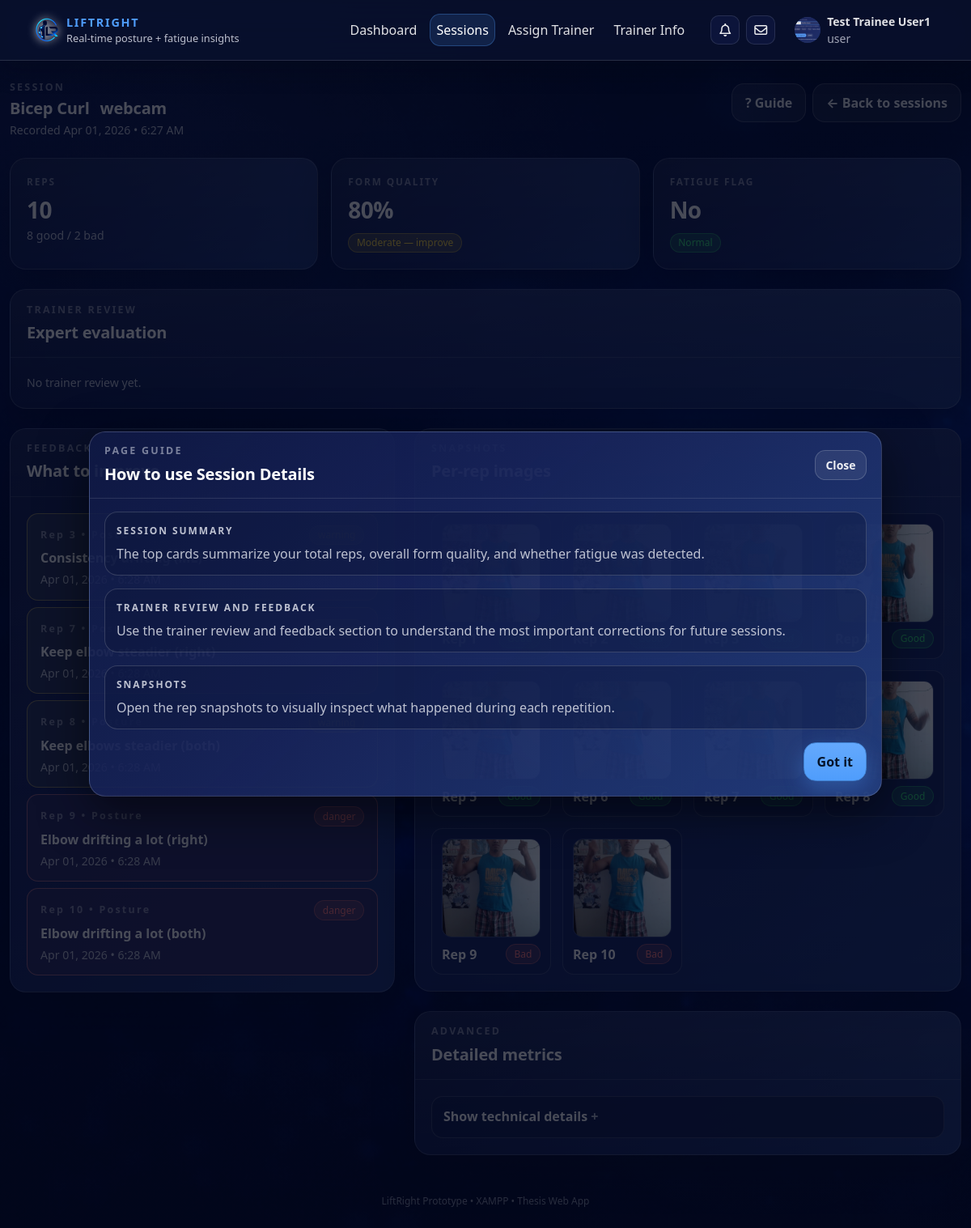
The app's page /web/trainee/session-view.php?log_id=174 (signed in) with its own data.
### tables this page shows
CREATE TABLE `users` (
  `user_id` int NOT NULL,
  `full_name` varchar(120) NOT NULL,
  `email` varchar(190) NOT NULL,
  `password_hash` varchar(255) NOT NULL,
  `role` enum('user','trainer','admin') NOT NULL DEFAULT 'user',
  `age` int DEFAULT NULL,
  `birthdate` date DEFAULT NULL,
  `gender` enum('male','female','other','prefer_not_to_say') DEFAULT NULL,
  `bio` text,
  `profile_photo` varchar(255) DEFAULT NULL,
  `qualification` varchar(190) DEFAULT NULL,
  `years_experience` tinyint UNSIGNED DEFAULT NULL,
  `specializations` json DEFAULT NULL,
  `accepting_trainees` tinyint(1) NOT NULL DEFAULT '1',
  `created_at` timestamp NOT NULL DEFAULT CURRENT_TIMESTAMP,
  `last_login` timestamp NULL DEFAULT NULL,
  `trainer_id` int DEFAULT NULL,
  `account_status` enum('pending','approved','rejected','suspended') NOT NULL DEFAULT 'pending',
  `twofa_enabled` tinyint(1) NOT NULL DEFAULT '1',
  `failed_login_attempts` int NOT NULL DEFAULT '0',
  `lock_until` datetime DEFAULT NULL,
  `last_failed_login` timestamp NULL DEFAULT NULL,
  `email_verified_at` datetime DEFAULT NULL,
  `theme` varchar(30) NOT NULL DEFAULT 'default'
);

CREATE TABLE `training_logs` (
  `log_id` bigint NOT NULL,
  `user_id` int NOT NULL,
  `exercise_type` enum('bicep_curl','shoulder_press','lateral_raise') NOT NULL,
  `source_type` enum('upload','webcam') NOT NULL DEFAULT 'upload',
  `video_path` varchar(255) DEFAULT NULL,
  `result_json_path` varchar(255) DEFAULT NULL,
  `reps_total` int NOT NULL DEFAULT '0',
  `reps_good` int NOT NULL DEFAULT '0',
  `reps_bad` int NOT NULL DEFAULT '0',
  `form_error_count` int NOT NULL DEFAULT '0',
  `fatigue_flag` tinyint(1) NOT NULL DEFAULT '0',
  `started_at` timestamp NULL DEFAULT NULL,
  `finished_at` timestamp NULL DEFAULT NULL,
  `processing_ms` int DEFAULT NULL,
  `created_at` timestamp NOT NULL DEFAULT CURRENT_TIMESTAMP
);

CREATE TABLE `feedback` (
  `feedback_id` bigint NOT NULL,
  `log_id` bigint NOT NULL,
  `feedback_type` enum('posture','fatigue','system','tip') NOT NULL DEFAULT 'posture',
  `severity` enum('info','warning','danger') NOT NULL DEFAULT 'info',
  `feedback_text` text NOT NULL,
  `created_at` timestamp NOT NULL DEFAULT CURRENT_TIMESTAMP,
  `feedback_meta` json DEFAULT NULL
);

CREATE TABLE `rep_metrics` (
  `rep_id` bigint NOT NULL,
  `log_id` bigint NOT NULL,
  `rep_index` int NOT NULL,
  `duration_ms` int DEFAULT NULL,
  `rom_score` float DEFAULT NULL,
  `trunk_sway` float DEFAULT NULL,
  `confidence_avg` float DEFAULT NULL,
  `form_label` varchar(16) NOT NULL DEFAULT 'good',
  `anomaly_score` float DEFAULT NULL,
  `created_at` timestamp NOT NULL DEFAULT CURRENT_TIMESTAMP,
  `rep_meta` json DEFAULT NULL
);

CREATE TABLE `rep_snapshots` (
  `snapshot_id` bigint NOT NULL,
  `log_id` bigint NOT NULL,
  `rep_index` int NOT NULL,
  `image_path` varchar(255) NOT NULL,
  `captured_at` timestamp NOT NULL DEFAULT CURRENT_TIMESTAMP
);

### web/trainee/session-view.php (the view, shortened to what the rows shown need)
<?php
require_once __DIR__ . '/../config/config.php';
$user_id = (int)$_SESSION['user_id'];
$log_id  = isset($_GET['log_id']) ? (int)$_GET['log_id'] : 0;
$stmt = $mysqli->prepare("
  SELECT log_id, user_id, exercise_type, source_type,
         video_path, result_json_path,
         reps_total, reps_good, reps_bad, form_error_count, fatigue_flag,
         started_at, finished_at, processing_ms,
         created_at
  FROM training_logs
  WHERE log_id = ? AND user_id = ?
  LIMIT 1
");
$stmt->bind_param("ii", $log_id, $user_id);
$stmt->execute();
$session = $stmt->get_result()->fetch_assoc();
$reps = [];
$stmt = $mysqli->prepare("
  SELECT
    rm.rep_index,
    rm.duration_ms,
    rm.rom_score,
    rm.trunk_sway,
    rm.confidence_avg,
    rm.form_label,
    rm.anomaly_score,
    rs.image_path AS snapshot_path
  FROM rep_metrics rm
  LEFT JOIN rep_snapshots rs
    ON rs.log_id = rm.log_id
   AND rs.rep_index = rm.rep_index
  WHERE rm.log_id = ?
  ORDER BY rm.rep_index ASC
");
$stmt->bind_param("i", $log_id);
$stmt->execute();
$res = $stmt->get_result();
while ($r = $res->fetch_assoc()) $reps[] = $r;
$feedback = [];
$stmt = $mysqli->prepare("
  SELECT feedback_type, severity, feedback_text, feedback_meta, created_at
  FROM feedback
  WHERE log_id = ?
  ORDER BY created_at ASC
");
$stmt->bind_param("i", $log_id);
$stmt->execute();
$res = $stmt->get_result();
while ($f = $res->fetch_assoc()) $feedback[] = $f;
function formatExercise(string $ex): string {
  return match($ex) {
    'shoulder_press' => 'Shoulder Press',
    'bicep_curl'     => 'Bicep Curl',
    'lateral_raise'  => 'Lateral Raise',
    default          => ucwords(str_replace('_',' ', $ex)),
  };
}
function formPct(int $good, int $total): int {
  return ($total > 0) ? (int)round(($good / $total) * 100) : 0;
}
function formBadge(int $pct): string {
  if ($pct >= 70) return 'lr-badge lr-badge-warning';
  return 'lr-badge lr-badge-danger';
}
function severityBadge(string $sev): string {
  return match($sev) {
    'danger'  => 'lr-badge lr-badge-danger',
    'warning' => 'lr-badge lr-badge-warning',
    default   => 'lr-badge lr-badge-good',
  };
}
$good = (int)$session['reps_good'];
$total = (int)$session['reps_total'];
$pct = formPct($good, $total);
require __DIR__ . '/../includes/head.php';
?>
<body>
<?php require __DIR__ . '/../includes/navbar.php'; ?>
<div class="lr-page-wrapper">
  <div class="container lr-main-container py-4">
    <div class="row mb-4 align-items-center">
      <div class="col-md-8">
        <div class="lr-section-title mb-1">Session</div>
        <h1 class="lr-section-heading mb-1">
          <?= h(formatExercise((string)$session['exercise_type'])) ?>
          <span class="ms-2 lr-chip-exercise"><?= h((string)$session['source_type']) ?></span>
        </h1>
        <p class="lr-stat-subtext mb-0">
          Recorded <?= h(date("M d, Y • g:i A", strtotime((string)$session['created_at']))) ?>
        </p>
      </div>
    </div>
    <div class="row g-3 mb-4 lr-summary-row">
      <div class="col-md-4">
        <div class="lr-card h-100">
          <div class="lr-card-body">
            <div class="lr-stat-label">Reps</div>
            <div class="lr-stat-value mt-1"><?= (int)$session['reps_total'] ?></div>
            <p class="lr-stat-subtext mb-0"><?= (int)$session['reps_good'] ?> good / <?= (int)$session['reps_bad'] ?> bad</p>
          </div>
        </div>
      </div>
      <div class="col-md-4">
        <div class="lr-card h-100">
          <div class="lr-card-body">
            <div class="lr-stat-label">Form quality</div>
            <div class="lr-stat-value mt-1"><?= (int)$pct ?>%</div>
            <span class="<?= h(formBadge($pct)) ?> mt-2">
              <?= $pct >= 85 ? 'Good overall form' : ($pct >= 70 ? 'Moderate — improve' : 'Needs attention') ?>
            </span>
          </div>
        </div>
      </div>
    </div>
    <div class="row g-4">
      <div class="col-lg-5 order-1">
        <div class="lr-card mb-4">
          <div class="lr-card-body">
            <?php if (count($feedback) === 0): ?>
              <div class="lr-stat-subtext">No feedback messages saved for this session yet.</div>
            <?php else: ?>
              <div class="d-grid gap-2">
                <?php foreach ($feedback as $f): ?>
                  <?php
                    $repLabel = '';
                    if (!empty($f['feedback_meta'])) {
                      $meta = json_decode((string)$f['feedback_meta'], true);
                      if (is_array($meta)) {
                        if (isset($meta['rep'])) $repLabel = 'Rep ' . (int)$meta['rep'];
                        elseif (isset($meta['rep_index'])) $repLabel = 'Rep ' . (int)$meta['rep_index'];
                        elseif (isset($meta['since_rep'])) $repLabel = 'Since Rep ' . (int)$meta['since_rep'];
                      }
                    }
                    $typeLabel = (string)($f['feedback_type'] ?? 'posture');
                    $title = ($repLabel !== '' ? $repLabel . ' • ' : '') . $typeLabel;
                    $sevClass = 'lr-feedback-card';
                    if ((string)$f['severity'] === 'danger') $sevClass .= ' lr-feedback-card-danger';
                    elseif ((string)$f['severity'] === 'warning') $sevClass .= ' lr-feedback-card-warning';
                  ?>
                  <div class="<?= $sevClass ?>">
                    <div class="d-flex justify-content-between align-items-center mb-1 gap-2">
                      <div class="lr-section-title mb-0 text-capitalize"><?= h($title) ?></div>
                      <span class="<?= h(severityBadge((string)$f['severity'])) ?>"><?= h((string)$f['severity']) ?></span>
                    </div>
                    <div class="fw-semibold mb-1"><?= h((string)$f['feedback_text']) ?></div>
                    <div class="lr-stat-subtext mb-0">
                      <?= h(date("M d, Y • g:i A", strtotime((string)$f['created_at']))) ?>
                    </div>
                  </div>
                <?php endforeach; ?>
              </div>
            <?php endif; ?>
          </div>
        </div>
      </div>
      <div class="col-lg-7 order-2">
        <div class="lr-card mb-4">
          <div class="lr-card-body">
            <?php
              $snapshot_reps = array_values(array_filter($reps, function ($r) {
                return !empty($r['snapshot_path']);
              }));
            ?>
            <?php if (count($snapshot_reps) === 0): ?>
              <div class="lr-stat-subtext">No rep snapshots saved for this session yet.</div>
            <?php else: ?>
              <div class="lr-snapshot-grid">
                <?php foreach ($snapshot_reps as $r): ?>
                  <?php
                    $repIndex = (int)$r['rep_index'];
                    $label = strtolower((string)($r['form_label'] ?? 'good'));
                    $labelClass = ($label === 'bad') ? 'lr-badge lr-badge-danger' : 'lr-badge lr-badge-good';
                  ?>
                  <div class="lr-snapshot-card">
                    <button
                      type="button"
                      class="lr-snap-btn lr-snapshot-button"
                      data-snap-src="<?= h($BASE_URL . '/' . ltrim((string)$r['snapshot_path'], '/')) ?>"
                      data-snap-title="Rep <?= $repIndex ?> Snapshot">
                      <img
                        src="<?= $BASE_URL . '/' . ltrim((string)$r['snapshot_path'], '/') ?>"
                        alt="Rep <?= $repIndex ?> snapshot"
                        class="lr-snapshot-thumb">
                    </button>
                    <div class="d-flex justify-content-between align-items-center gap-2 mt-2">
                      <div class="fw-semibold">Rep <?= $repIndex ?></div>
                      <span class="<?= $labelClass ?> text-capitalize"><?= h($label) ?></span>
                    </div>
                  </div>
                <?php endforeach; ?>
              </div>
            <?php endif; ?>
          </div>
        </div>
      </div>
    </div>
</div>
<?php require __DIR__ . '/../includes/footer.php'; ?>

### web/includes/navbar.php (shortened to what the rows shown need)
<?php
global $BASE_URL;
global $mysqli;
$role = $_SESSION['role'] ?? null;
$full_name = $_SESSION['full_name'] ?? null;
$user_id = (int)($_SESSION['user_id'] ?? 0);
$profile_photo = null;
if ($user_id > 0 && isset($mysqli) && $mysqli instanceof mysqli) {
  $stmt = $mysqli->prepare("SELECT profile_photo FROM users WHERE user_id = ? LIMIT 1");
  $stmt->bind_param("i", $user_id);
  $stmt->execute();
  $row = $stmt->get_result()->fetch_assoc();
  if ($row && !empty($row['profile_photo'])) {
    $profile_photo = (string)$row['profile_photo'];
  }
}
?>
<nav class="navbar navbar-expand-lg fixed-top liftright-navbar">
  <div class="container">
    <div class="collapse navbar-collapse" id="lrNav">
      <ul class="navbar-nav ms-auto align-items-lg-center gap-lg-2">
        <?php if (!$role): ?>
          <li class="nav-item"><a class="nav-link" href="<?= $BASE_URL ?>/login.php">Login</a></li>
          <li class="nav-item"><a class="btn btn-primary btn-sm" href="<?= $BASE_URL ?>/register.php">Create account</a></li>
        <?php else: ?>
          <li class="nav-item dropdown ms-lg-2">
            <a class="nav-link d-flex align-items-center gap-2"
               href="#"
               role="button"
               data-bs-toggle="dropdown"
               aria-expanded="false">
              <?php
                $avatarSrc = '';
                if (!empty($profile_photo)) {
                  $avatarSrc = $BASE_URL . '/' . ltrim((string)$profile_photo, '/');
                }
              ?>
              <div class="avatar-circle" style="overflow:hidden; display:flex; align-items:center; justify-content:center;">
                <?php if ($avatarSrc): ?>
                  <img src="<?= h($avatarSrc) ?>" alt="Profile photo"
                      style="width:100%;height:100%;object-fit:cover;display:block;">
                <?php else: ?>
                  <?= h(initials((string)$full_name)) ?>
                <?php endif; ?>
              </div>
            </a>
          </li>
        <?php endif; ?>
      </ul>
    </div>
  </div>
</nav>

### records on screen
users: profile_photo (picture)
training_logs: exercise_type "Bicep Curl", source_type "webcam", created_at "Apr 01, 2026 • 6:27 AM", reps_total "10", reps_good "8", reps_bad "2", pct "80"
feedback: title "Rep 3 • Posture", feedback_text "Consistency…", created_at "Apr 01, 2026 • 6:28 AM"
feedback: title "Rep 7 • Posture", feedback_text "Keep elbow…", created_at "Apr 01, 2026 • 6:28 AM"
feedback: title "Rep 8 • Posture", feedback_text "Keep elbows steadier (both)", created_at "Apr 01, 2026 • 6:28 AM"
feedback: title "Rep 9 • Posture", severity "danger", feedback_text "Elbow drifting a lot (right)", created_at "Apr 01, 2026 • 6:28 AM"
feedback: title "Rep 10 • Posture", severity "danger", feedback_text "Elbow drifting a lot (both)", created_at "Apr 01, 2026 • 6:28 AM"
rep_metrics: rep_snapshots.image_path (picture), form_label "Good"
rep_metrics: rep_snapshots.image_path (picture), rep_index "5", form_label "Good"
rep_metrics: rep_snapshots.image_path (picture), rep_index "6", form_label "Good"
rep_metrics: rep_snapshots.image_path (picture), rep_index "7", form_label "Good"
rep_metrics: rep_snapshots.image_path (picture), rep_index "8", form_label "Good"
rep_metrics: rep_snapshots.image_path (picture), rep_index "9", form_label "Bad"
rep_metrics: rep_snapshots.image_path (picture), rep_index "10", form_label "Bad"

### other values on screen
$full_name "Test Trainee User1"
$role "user"
